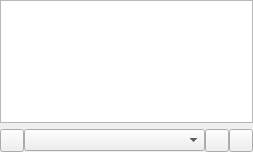
<?xml version="1.0" encoding="UTF-8"?>
<ui version="4.0">
 <class>PlaylistsPage</class>
 <widget class="QWidget" name="PlaylistsPage">
  <property name="geometry">
   <rect>
    <x>0</x>
    <y>0</y>
    <width>253</width>
    <height>152</height>
   </rect>
  </property>
  <layout class="QVBoxLayout" name="vlayout">
   <property name="margin">
    <number>0</number>
   </property>
   <item>
    <widget class="ItemView" name="view"/>
   </item>
   <item>
    <layout class="QHBoxLayout" name="hlayout">
     <property name="margin">
      <number>0</number>
     </property>
     <property name="spacing">
      <number>0</number>
     </property>
     <item>
      <widget class="ToolButton" name="libraryUpdate"/>
     </item>
     <item>
      <widget class="GenreCombo" name="genreCombo"/>
     </item>
     <item>
      <widget class="MenuButton" name="menuButton"/>
     </item>
     <item>
      <widget class="ToolButton" name="replacePlayQueue"/>
     </item>
    </layout>
   </item>
  </layout>
 </widget>
 <customwidgets>
  <customwidget>
   <class>ItemView</class>
   <extends>QTreeView</extends>
   <header>itemview.h</header>
  </customwidget>
  <customwidget>
   <class>LineEdit</class>
   <extends>QLineEdit</extends>
   <header>lineedit.h</header>
  </customwidget>
  <customwidget>
   <class>GenreCombo</class>
   <extends>QComboBox</extends>
   <header>genrecombo.h</header>
  </customwidget>
  <customwidget>
   <class>MenuButton</class>
   <extends>QToolButton</extends>
   <header>menubutton.h</header>
  </customwidget>
  <customwidget>
   <class>ToolButton</class>
   <extends>QToolButton</extends>
   <header>toolbutton.h</header>
  </customwidget>
 </customwidgets>
 <resources/>
 <connections/>
</ui>
